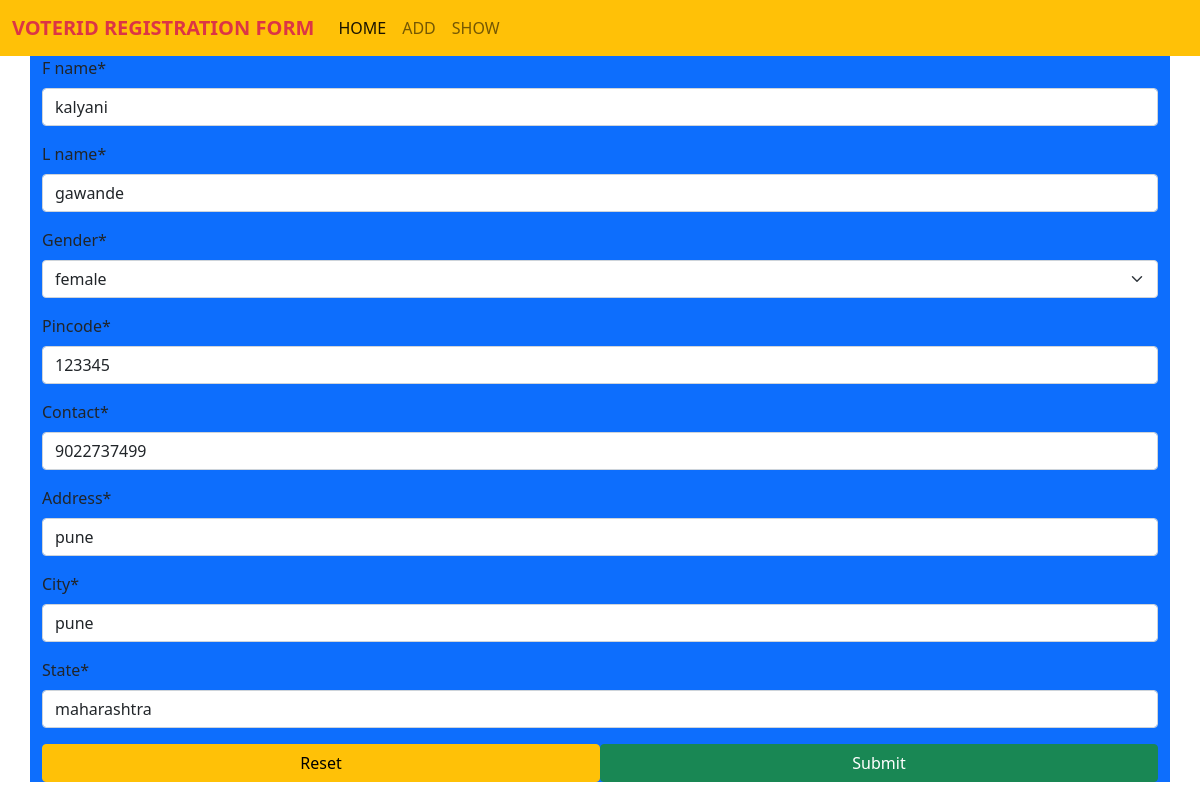
Screenshot of /a1/uv/3/ with the database file from the repository.
### app1/models.py (models this page shows)
class Voter(models.Model):
    gen = [("female","female"),("male","male"), ("other","other")]
    vid = models.AutoField(primary_key=True,auto_created=True)
    f_name = models.CharField(max_length=23, validators=[validators.RegexValidator('^[A-Za-z]{2,}$',
                                                        message="Enter a First LetterCapital")])
    l_name = models.CharField(max_length=23,validators=[validators.RegexValidator('^[A-Za-z]{2,}$',
                                                                                  message="First Letter Capital")])
    gender = models.CharField(max_length=23,choices=gen)
    pincode = models.IntegerField(validators=[validators.RegexValidator('^[1-9]{1}[0-9]{2}[0-9]{3}$',message="add 6 digit code")])
    contact = models.BigIntegerField()
    address = models.CharField(max_length=23)
    city = models.CharField(max_length=23)
    state = models.CharField(max_length=23)

### app1/views.py (the view)
# urls.py: path("uv/<int:pk>/",uview),
def uview(request,pk):
    obj= Voter.objects.get(vid=pk)
    form = VoterForm(instance=obj)
    if request.method == "POST":
        form = VoterForm(request.POST,instance=obj)
        if form.is_valid():
            form.save()
            return redirect("/a1/sv/")
    return render(request,"app1/voter.html",{"form":form})

### app1/forms.py
class VoterForm(forms.ModelForm):
    class Meta:
        model = Voter
        fields = "__all__"

### Templates/app1/voter.html (shortened to what this page needs)
{% extends "base.html" %}
{% load crispy_forms_tags %}
{% block content %}
<div class="container bg-primary">
<form method="post">
    {{form|crispy}}
    <input type="submit" class="btn btn-success col-6 float-end">
    <input type="Reset" class=" btn btn-warning col-6">
</form>
</div>
{% endblock %}

### rows the page displays
Voter: f_name "kalyani", l_name "gawande", gender "female", pincode "123345", contact "9022737499", address "pune", city "pune", state "maharashtra"
